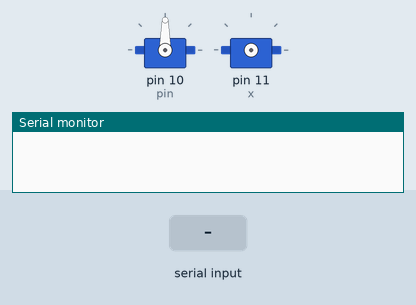
Recording of a sketch running on a simulated Arduino Uno, built with avr-gcc and run on an emulated ATmega328P. Parts: 2 × servo, the last lines printed to the serial monitor. The inputs (shaded band) are chosen by the test bench.

Above: at 1.2 s.
1.3 s: "0" received over Serial
At 1.8 s:
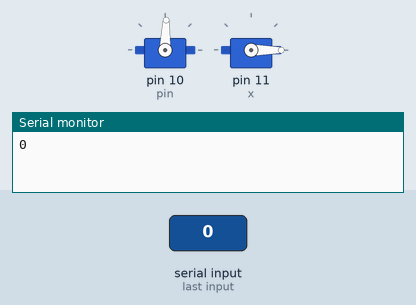
2.9 s: "3" received over Serial
At 3.2 s:
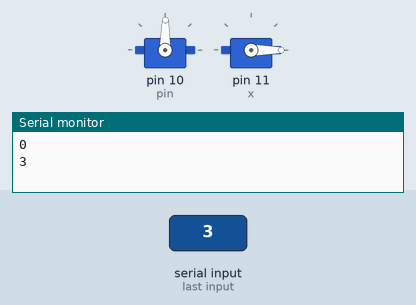
Timing chart, 0 to 5.9 s (numbered marks = the images above; inputs shaded):
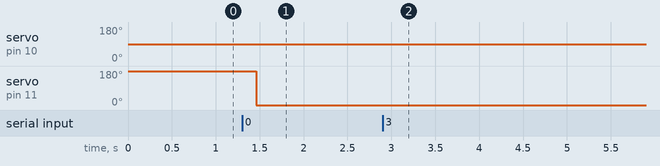

The sketch:

Gun.ino
```cpp
#include <Servo.h>
Servo gun;
Servo x;
char serialData;
int pin = 10;

void setup() {
Serial.begin(9600);
}

void loop() {
  gun.attach(pin);
  if (Serial.available() > 0){
  serialData = Serial.read();
  Serial.println(serialData);

  if (serialData == '1') {
    gun.write(88);
    //gun.write(86);

  }
  else if (serialData == '0') {
    gun.write(88);


    x.attach(11);
    x.write(180);
    delay(150);
    x.detach();
    delay(10);
    x.attach(11);
    x.write(0);
    delay(150);
    x.detach();
    delay(10);

  }


  else if (serialData == '3') {
    gun.write(89);

    //delay(50);
    //gun.write(88);
  }
  else if (serialData == '2') {
    gun.write(86);

    //delay(30);
    //gun.write(88);
  }
  }
}
```

Measured:
- after the input at 1.3 s, servo on pin 10 (pin): 90° → 88° at once; servo on pin 11 (x): 180° → 0° after 0.16 s
- after the input at 2.9 s, servo on pin 10 (pin): 88° → 89° at once
